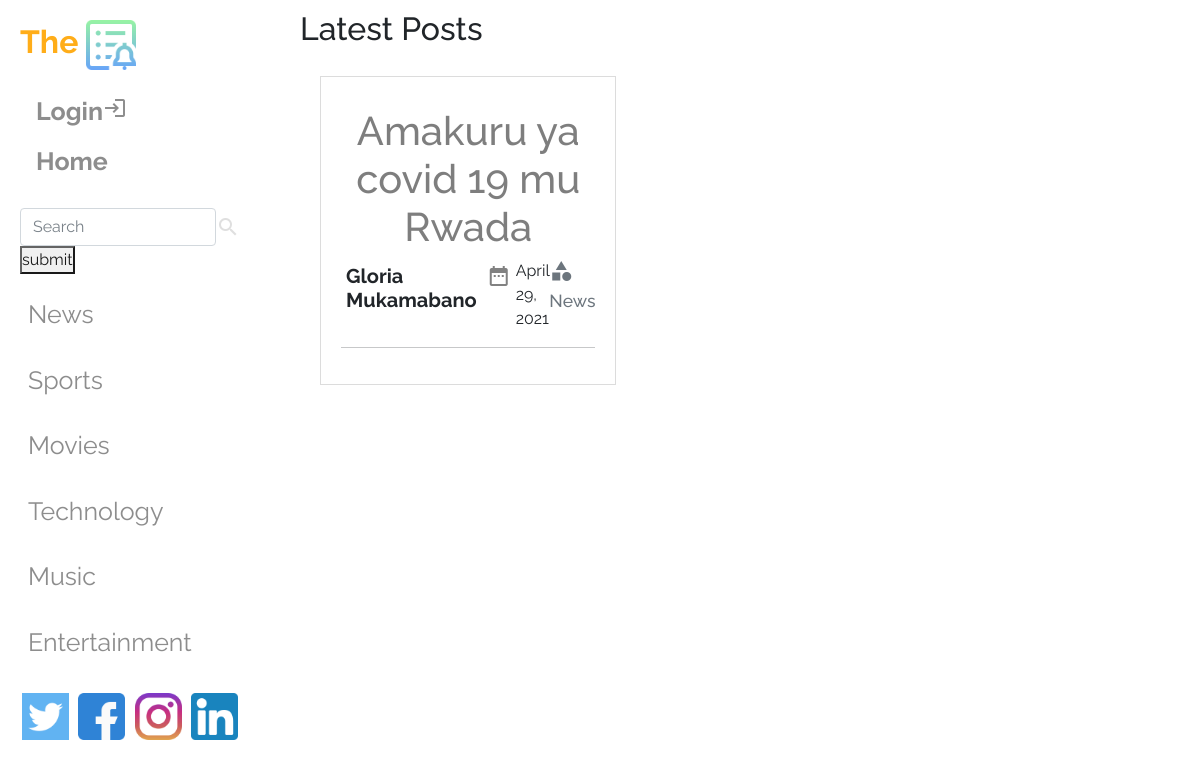
/News, run on the app's committed database.
### app.py (models this page shows)
class posts(db.Model):
    id = db.Column(db.Integer , primary_key=True)
    title = db.Column(db.String(90), nullable=False)
    sub_title = db.Column(db.Text, nullable=False)
    content = db.Column(db.Text, nullable=False)
    author = db.Column(db.String(30), nullable=False)
    category = db.Column(db.String(30), nullable=False)
    date_posted= db.Column(db.DateTime, nullable=False,default=datetime.now())
    img = db.Column(db.String(30), nullable=False)
    comments = db.Column(db.String(30), nullable=False)

### app.py (the view)
@app.route('/News')
def news():
    all_posts = posts.query.order_by(posts.date_posted.desc()).all()
    return render_template('news.html', posts = all_posts)

### templates/news.html (shortened to what this page needs)
{% extends 'base.html' %}
{% block body %}
<section class="s1">
    <div class="container1">
      <h2 style="margin-top: 10px;">Latest Posts</h2>
    <div class="nelly" style="display: grid; grid-template-columns: repeat(2,1fr);grid-gap: 6px; padding: 20px;">
{% for post in posts %}
{% if post.category == 'News' %}
      <div class="box" style="padding: 20px; border: 1px solid gainsboro; width: 100%; margin: auto;margin-bottom: 10px;" >
        <a class="ant" href="{{url_for('post',post_id=post.id)}}" style="text-decoration: none; color: black; ">
  <h1 class="ant" style="text-align: center; margin-top: 10px; opacity: 0.5; transition: 0.7s ease-in-out;">{{post.title}} </h1>
</a>
  <div class="coco"style="display: flex; ">
  <h5 style="margin: 5px;font-weight: bolder; ">{{post.author}}</h5>
  <p style='font: italic; margin:5px; color: #818181;' ><span class="material-icons">
    </span></p>{{post.date_posted.strftime('%B %d, %Y ')}}
  <h5 style='margin-left: auto;'><small class="text-muted"><span class="material-icons">
    </span>{{post.category}}</small></h5>
</div>
  <hr>
</div>
{% endif %}
{% endfor %}
</div>
</div>
</section>
{% endblock %}

### static/css/style.css (style rules this page uses)
* { padding: 0; margin: 0; box-sizing: border-box; font-family: 'Raleway', sans-serif; }
html,body { height: 100%; }
.container1 { width: 50%; margin: auto; }

### data on the page
posts: title "Amakuru ya covid 19 mu Rwada", author "Gloria Mukamabano", date_posted "April 29, 2021", category "News"
